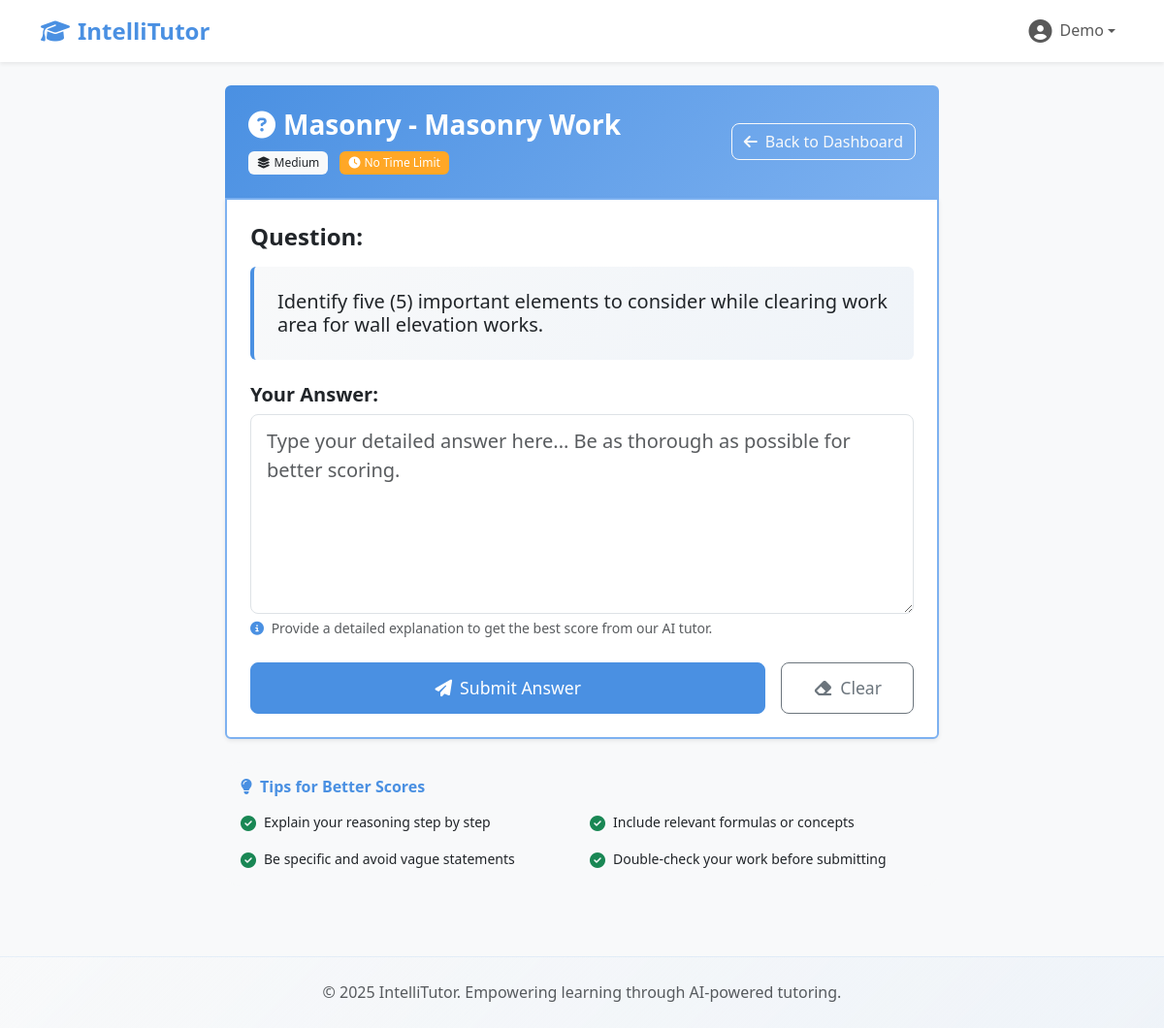
Screenshot of /student/question (signed in) with the database file from the repository.
### models.py (models this page shows, shortened)
class User(UserMixin, db.Model):
    __tablename__ = 'users'
    id = db.Column(db.Integer, primary_key=True)
    username = db.Column(db.String(80), unique=True, nullable=False)
    email = db.Column(db.String(120), unique=True, nullable=False)
    password_hash = db.Column(db.String(256), nullable=False)
    first_name = db.Column(db.String(50), nullable=True)
    last_name = db.Column(db.String(50), nullable=True)
    role = db.Column(db.String(20), default='student')  # 'student' or 'admin'
    questions_attempted = db.Column(db.Integer, default=0)
    questions_correct = db.Column(db.Integer, default=0)
    total_score = db.Column(db.Integer, default=0)
    badges = db.Column(db.Integer, default=0)
    created_at = db.Column(db.DateTime, default=datetime.now)
    updated_at = db.Column(db.DateTime, default=datetime.now, onupdate=datetime.now)

class Question(db.Model):
    __tablename__ = 'questions'
    id = db.Column(db.Integer, primary_key=True)
    subject = db.Column(db.String(100), nullable=False)
    topic = db.Column(db.String(100), nullable=False)
    question_text = db.Column(db.Text, nullable=False)
    model_answer = db.Column(db.Text, nullable=False)
    difficulty = db.Column(db.String(20), default='medium')  # easy, medium, hard
    created_at = db.Column(db.DateTime, default=datetime.now)

### routes.py (the view)
@app.route('/student/question')
@require_login
def get_question():
    subject = request.args.get('subject')
    topic = request.args.get('topic')
    if subject or topic:
        question = get_random_question_by_filters_from_db(subject, topic)
        if not question:
            flash(f'No questions found for the selected filters. Getting a random question instead.', 'info')
            question = get_random_question_from_db()
    else:
        question = get_random_question_from_db()
    session['current_question_id'] = question['id']
    return render_template('question.html', question=question,
                         selected_subject=subject, selected_topic=topic)

### auth.py (called while the page is built)
@login_manager.user_loader
def load_user(user_id):
    return User.query.get(int(user_id))

def require_login(f):
    @wraps(f)
    def decorated_function(*args, **kwargs):
        if not current_user.is_authenticated:
            return redirect(url_for('auth.login', next=request.url))
        return f(*args, **kwargs)
    return decorated_function

### routes.py (called while the page is built)
def get_random_question_from_db():
    questions = Question.query.all()
    if questions:
        question = random.choice(questions)
        return {
            'id': question.id,
            'subject': question.subject,
            'topic': question.topic,
            'question_text': question.question_text,
            'model_answer': question.model_answer,
            'difficulty': question.difficulty
        }
    else:
        return get_random_question()

@app.before_request
def make_session_permanent():
    session.permanent = True

### templates/question.html (shortened to what this page needs)
{% extends "base.html" %}
{% block content %}
<div class="container py-4">
    <div class="row justify-content-center">
        <div class="col-lg-8">
            <div class="question-header bg-primary-gradient text-white p-4 rounded-top">
                <div class="row align-items-center">
                    <div class="col-md-8">
                        <h2 class="h3 fw-bold mb-2">
                            <i class="fas fa-question-circle me-2"></i>{{ question.subject }} - {{ question.topic }}
                        </h2>
                        <div class="question-meta">
                            <span class="badge bg-light text-dark me-2">
                                <i class="fas fa-layer-group me-1"></i>{{ question.difficulty.title() }}
                            </span>
                            <span class="badge bg-accent">
                                <i class="fas fa-clock me-1"></i>No Time Limit
                            </span>
                        </div>
                    </div>
                    <div class="col-md-4 text-md-end">
                        <a href="{{ url_for('student_dashboard') }}" class="btn btn-outline-light">
                            <i class="fas fa-arrow-left me-2"></i>Back to Dashboard
                        </a>
                    </div>
                </div>
            </div>
            <div class="question-content bg-white shadow-sm rounded-bottom p-4">
                <form method="POST" action="{{ url_for('submit_answer') }}" id="answerForm">
                    <div class="question-text mb-4">
                        <h4 class="fw-bold text-dark mb-3">Question:</h4>
                        <div class="question-display p-4 bg-light rounded border-start border-primary border-4">
                            <p class="h5 text-dark mb-0">{{ question.question_text }}</p>
                        </div>
                    </div>
                    <div class="answer-section">
                        <label for="answer" class="form-label h5 fw-bold text-dark">Your Answer:</label>
                        <textarea
                            class="form-control form-control-lg"
                            id="answer"
                            name="answer"
                            rows="6"
                            placeholder="Type your detailed answer here... Be as thorough as possible for better scoring."
                            required
                            autofocus
                        ></textarea>
                        <div class="form-text">
                            <i class="fas fa-info-circle text-primary me-1"></i>
                            Provide a detailed explanation to get the best score from our AI tutor.
                        </div>
                    </div>
                    <div class="action-buttons mt-4 d-flex gap-3">
                        <button type="submit" class="btn btn-primary btn-lg flex-grow-1">
                            <i class="fas fa-paper-plane me-2"></i>Submit Answer
                        </button>
                        <button type="button" class="btn btn-outline-secondary btn-lg" onclick="clearAnswer()">
                            <i class="fas fa-eraser me-2"></i>Clear
                        </button>
                    </div>
                </form>
            </div>
            <div class="tips-section mt-4">
                <div class="card bg-light border-0">
                    <div class="card-body">
                        <h6 class="card-title fw-bold text-primary mb-3">
                            <i class="fas fa-lightbulb me-2"></i>Tips for Better Scores
                        </h6>
                        <div class="row g-3">
                            <div class="col-md-6">
                                <div class="tip-item d-flex">
                                    <i class="fas fa-check-circle text-success me-2 mt-1"></i>
                                    <small>Explain your reasoning step by step</small>
                                </div>
                            </div>
                            <div class="col-md-6">
                                <div class="tip-item d-flex">
                                    <i class="fas fa-check-circle text-success me-2 mt-1"></i>
                                    <small>Include relevant formulas or concepts</small>
                                </div>
                            </div>
                            <div class="col-md-6">
                                <div class="tip-item d-flex">
                                    <i class="fas fa-check-circle text-success me-2 mt-1"></i>
                                    <small>Be specific and avoid vague statements</small>
                                </div>
                            </div>
                            <div class="col-md-6">
                                <div class="tip-item d-flex">
                                    <i class="fas fa-check-circle text-success me-2 mt-1"></i>
                                    <small>Double-check your work before submitting</small>
                                </div>
                            </div>
                        </div>
                    </div>
                </div>
            </div>
        </div>
    </div>
</div>
{% endblock %}

### templates/base.html (shortened to what this page needs)
<!DOCTYPE html>
<html lang="en">
<head>
    <link href="https://cdn.jsdelivr.net/npm/bootstrap@5.3.0/dist/css/bootstrap.min.css" rel="stylesheet">
    <link href="https://cdnjs.cloudflare.com/ajax/libs/font-awesome/6.4.0/css/all.min.css" rel="stylesheet">
    <link href="{{ url_for('static', filename='css/style.css') }}" rel="stylesheet">
</head>
<body>
    <nav class="navbar navbar-expand-lg navbar-light bg-white shadow-sm">
        <div class="container">
            <a class="navbar-brand fw-bold text-primary" href="{{ url_for('index') }}">
                <i class="fas fa-graduation-cap me-2"></i>IntelliTutor
            </a>
            <div class="collapse navbar-collapse" id="navbarNav">
                <ul class="navbar-nav ms-auto">
                    {% if current_user.is_authenticated %}
                        <li class="nav-item dropdown">
                            <a class="nav-link dropdown-toggle d-flex align-items-center" href="#" id="navbarDropdown" role="button" data-bs-toggle="dropdown">
                                <i class="fas fa-user-circle me-2 fs-4"></i>
                                {{ current_user.first_name or current_user.username or 'User' }}
                            </a>
                        </li>
                    {% else %}
                        <li class="nav-item">
                            <a class="btn btn-primary" href="{{ url_for('auth.login') }}">
                                <i class="fas fa-sign-in-alt me-2"></i>Login
                            </a>
                        </li>
                    {% endif %}
                </ul>
            </div>
        </div>
    </nav>
    <main>
        {% block content %}{% endblock %}
    </main>
    <footer class="bg-light text-center py-4 mt-5">
        <div class="container">
            <p class="text-muted mb-0">
                &copy; 2025 IntelliTutor. Empowering learning through AI-powered tutoring.
            </p>
        </div>
    </footer>
</body>
</html>

### static/css/style.css (style rules this page uses)
:root { --primary-color: #4A90E2; --primary-dark: #357ABD; --primary-light: #7DB1F0; --accent-color: #FFA726; --success-color: #66BB6A; --warning-color: #FFCA28; --danger-color: #EF5350; --info-color: #42A5F5; --light-color: #F8F9FA; --dark-color: #343A40; --secondary-color: #6C757D; --sky-blue-gradient: linear-gradient(135deg, #4A90E2 0%, #7DB1F0 100%); --sky-blue-light: rgba(74, 144, 226, 0.1); }
.btn-primary { background-color: var(--primary-color); border-color: var(--primary-color); }
.text-primary { color: var(--primary-color) !important; }
.border-primary { border-color: var(--primary-color) !important; }
.bg-primary-gradient { background: var(--sky-blue-gradient); }
.bg-accent { background-color: var(--accent-color) !important; }
body { font-family: 'Segoe UI', Tahoma, Geneva, Verdana, sans-serif; background-color: #f8f9fa; color: #333; line-height: 1.6; }
.navbar-brand { font-size: 1.5rem; font-weight: 700; }
.navbar { box-shadow: 0 2px 4px rgba(0,0,0,0.1); }
.question-content { border: 2px solid var(--primary-light); }
.question-display { background: linear-gradient(135deg, #f8f9fa 0%, rgba(74, 144, 226, 0.05) 100%); border-left: 4px solid var(--primary-color) !important; }
.form-control-lg { border-radius: 0.5rem; padding: 0.75rem 1rem; }
.btn { border-radius: 0.5rem; font-weight: 500; transition: all 0.3s ease; }
.btn-lg { padding: 0.75rem 2rem; font-size: 1.1rem; }
.card { border: none; border-radius: 1rem; overflow: hidden; }
.badge { font-weight: 500; padding: 0.5em 0.75em; }
footer { background: linear-gradient(135deg, #f8f9fa 0%, rgba(74, 144, 226, 0.05) 100%) !important; border-top: 1px solid rgba(74, 144, 226, 0.1); }

### rows the page displays
User: first_name "Demo"
Question: subject "Masonry", topic "Masonry Work", difficulty "Medium", question_text "Identify five (5) important elements to consider while clearing work area for wall elevation works."
